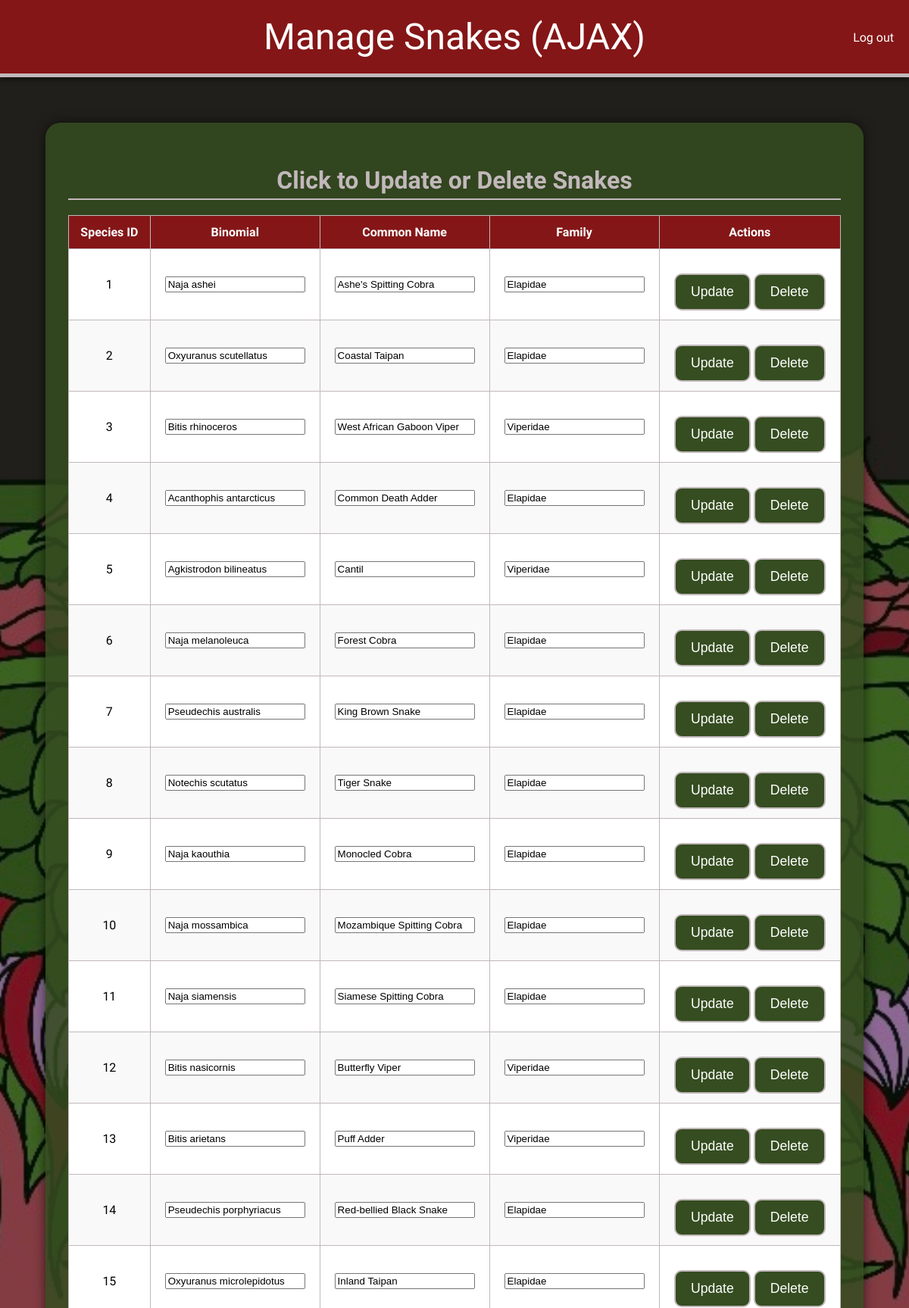
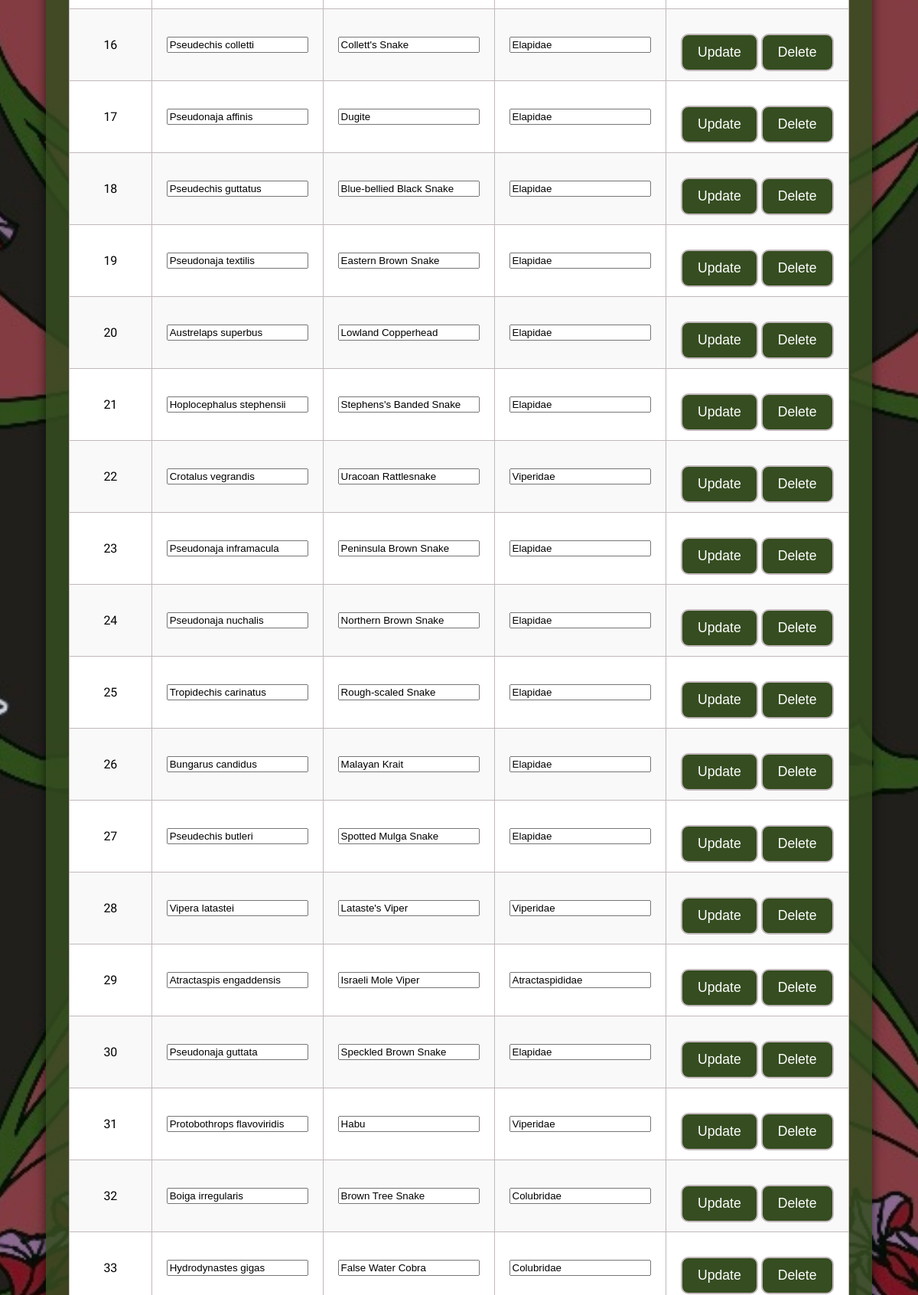
The app's page /ajax_snake.php (signed in, upper part) with its own data (2 pictures, top to bottom).
### tables this page shows
CREATE TABLE `species` (
  `species_id` int(11) NOT NULL,
  `binomial` varchar(255) DEFAULT NULL,
  `common_name` varchar(255) DEFAULT NULL,
  `family` varchar(100) DEFAULT NULL
);

### ajax_snake.php (the view, shortened to what this page needs)
<!DOCTYPE html>
<html lang="en">
<head>
    <link rel="stylesheet" href="style.css">
</head>
<body>
<a href="logout.php" style="color:white;position:absolute;top:20px;right:20px;">Log out</a>
    <header>
        Manage Snakes (AJAX)
    </header>
    <section id="search-section">
        <h2>Click to Update or Delete Snakes</h2>
        <table>
            <thead>
                <tr>
                    <th>Species ID</th>
                    <th>Binomial</th>
                    <th>Common Name</th>
                    <th>Family</th>
                    <th>Actions</th>
                </tr>
            </thead>
            <tbody id="snakeTable">
                <?php
                $conn = new mysqli("localhost", "root", "", "what_the_snake");
                $sql = "SELECT species_id, binomial, common_name, family FROM species";
                $result = $conn->query($sql);
                if ($result->num_rows > 0) {
                    while ($row = $result->fetch_assoc()) {
                        $id = $row['species_id'];
                        echo "<tr id='row_$id'>
                            <td>$id</td>
                            <td><input type='text' id='binomial_$id' value='" . htmlspecialchars($row['binomial']) . "'></td>
                            <td><input type='text' id='common_$id' value='" . htmlspecialchars($row['common_name']) . "'></td>
                            <td><input type='text' id='family_$id' value='" . htmlspecialchars($row['family']) . "'></td>
                            <td>
                                <button onclick='updateSnake($id)'>Update</button>
                                <button onclick='deleteSnake($id)'>Delete</button>
                            </td>
                        </tr>";
                    }
                } else {
                    echo "<tr><td colspan='5'>No snakes found</td></tr>";
                }
                ?>
            </tbody>
        </table>
    </section>
</body>
</html>

### style.css (style rules this page uses)
body { font-family: 'Linden Hill', serif; background-image: url("what_the_snake_background.png"); background-size: cover; background-attachment: fixed; background-position: center; background-repeat: no-repeat; margin: 0; padding: 0; text-align: center; }
header { font-size: 3em; padding: 20px; color: white; background-color: #841617; border-bottom: 5px solid #c2b8bb; box-shadow: 0px 4px 6px rgba(0, 0, 0, 0.4); }
section { background-color: rgba(53, 77, 32, 0.85); padding: 30px; margin: 60px auto; width: 85%; border-radius: 20px; box-shadow: 0 0 15px rgba(0, 0, 0, 0.6); color: white; }
h2 { color: #c2b8bb; font-size: 2em; margin-bottom: 10px; border-bottom: 2px solid #c2b8bb; padding-bottom: 5px; }
button { margin-top: 20px; background-color: #354d20; color: white; border: 2px solid #c2b8bb; padding: 12px 20px; border-radius: 10px; font-size: 1.1em; cursor: pointer; }
a { color: #c2b8bb; display: inline-block; margin-top: 20px; font-size: 1em; text-decoration: none; }
table { width: 100%; border-collapse: collapse; margin-top: 20px; background-color: white; color: black; }
th, td { padding: 12px; border: 1px solid #c2b8bb; text-align: center; }
th { background-color: #841617; color: white; }
tr:nth-child(even) td { background-color: #f9f9f9; }

### records on screen
species: species_id "1", binomial "Naja ashei", common_name "Ashe's Spitting Cobra", family "Elapidae"
species: species_id "2", binomial "Oxyuranus scutellatus", common_name "Coastal Taipan", family "Elapidae"
species: species_id "3", binomial "Bitis rhinoceros", common_name "West African Gaboon Viper", family "Viperidae"
species: species_id "4", binomial "Acanthophis antarcticus", common_name "Common Death Adder", family "Elapidae"
species: species_id "5", binomial "Agkistrodon bilineatus", common_name "Cantil", family "Viperidae"
species: species_id "6", binomial "Naja melanoleuca", common_name "Forest Cobra", family "Elapidae"
species: species_id "7", binomial "Pseudechis australis", common_name "King Brown Snake", family "Elapidae"
species: species_id "8", binomial "Notechis scutatus", common_name "Tiger Snake", family "Elapidae"
species: species_id "9", binomial "Naja kaouthia", common_name "Monocled Cobra", family "Elapidae"
species: species_id "10", binomial "Naja mossambica", common_name "Mozambique Spitting Cobra", family "Elapidae"
species: species_id "11", binomial "Naja siamensis", common_name "Siamese Spitting Cobra", family "Elapidae"
species: species_id "12", binomial "Bitis nasicornis", common_name "Butterfly Viper", family "Viperidae"
species: species_id "13", binomial "Bitis arietans", common_name "Puff Adder", family "Viperidae"
species: species_id "14", binomial "Pseudechis porphyriacus", common_name "Red-bellied Black Snake", family "Elapidae"
species: species_id "15", binomial "Oxyuranus microlepidotus", common_name "Inland Taipan", family "Elapidae"
species: species_id "16", binomial "Pseudechis colletti", common_name "Collett's Snake", family "Elapidae"
species: species_id "17", binomial "Pseudonaja affinis", common_name "Dugite", family "Elapidae"
species: species_id "18", binomial "Pseudechis guttatus", common_name "Blue-bellied Black Snake", family "Elapidae"
species: species_id "19", binomial "Pseudonaja textilis", common_name "Eastern Brown Snake", family "Elapidae"
species: species_id "20", binomial "Austrelaps superbus", common_name "Lowland Copperhead", family "Elapidae"
species: species_id "21", binomial "Hoplocephalus stephensii", common_name "Stephens's Banded Snake", family "Elapidae"
species: species_id "22", binomial "Crotalus vegrandis", common_name "Uracoan Rattlesnake", family "Viperidae"
species: species_id "23", binomial "Pseudonaja inframacula", common_name "Peninsula Brown Snake", family "Elapidae"
species: species_id "24", binomial "Pseudonaja nuchalis", common_name "Northern Brown Snake", family "Elapidae"
species: species_id "25", binomial "Tropidechis carinatus", common_name "Rough-scaled Snake", family "Elapidae"
species: species_id "26", binomial "Bungarus candidus", common_name "Malayan Krait", family "Elapidae"
species: species_id "27", binomial "Pseudechis butleri", common_name "Spotted Mulga Snake", family "Elapidae"
species: species_id "28", binomial "Vipera latastei", common_name "Lataste's Viper", family "Viperidae"
species: species_id "29", binomial "Atractaspis engaddensis", common_name "Israeli Mole Viper", family "Atractaspididae"
species: species_id "30", binomial "Pseudonaja guttata", common_name "Speckled Brown Snake", family "Elapidae"
species: species_id "31", binomial "Protobothrops flavoviridis", common_name "Habu", family "Viperidae"
species: species_id "32", binomial "Boiga irregularis", common_name "Brown Tree Snake", family "Colubridae"
species: species_id "33", binomial "Hydrodynastes gigas", common_name "False Water Cobra", family "Colubridae"
